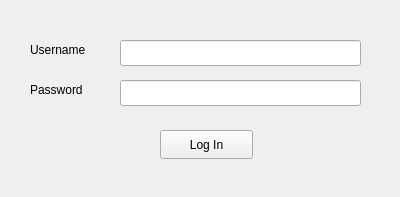
<?xml version="1.0" encoding="UTF-8"?>
<ui version="4.0">
 <class>LoginWindow</class>
 <widget class="QWidget" name="LoginWindow">
  <property name="geometry">
   <rect>
    <x>0</x>
    <y>0</y>
    <width>400</width>
    <height>197</height>
   </rect>
  </property>
  <property name="windowTitle">
   <string>LoginWindow</string>
  </property>
  <widget class="QLineEdit" name="lineEditUsername">
   <property name="geometry">
    <rect>
     <x>120</x>
     <y>40</y>
     <width>241</width>
     <height>26</height>
    </rect>
   </property>
  </widget>
  <widget class="QLineEdit" name="lineEditPassword">
   <property name="geometry">
    <rect>
     <x>120</x>
     <y>80</y>
     <width>241</width>
     <height>26</height>
    </rect>
   </property>
   <property name="echoMode">
    <enum>QLineEdit::Password</enum>
   </property>
  </widget>
  <widget class="QPushButton" name="pushButtonLogIn">
   <property name="geometry">
    <rect>
     <x>160</x>
     <y>130</y>
     <width>93</width>
     <height>29</height>
    </rect>
   </property>
   <property name="text">
    <string>Log In</string>
   </property>
  </widget>
  <widget class="QLabel" name="label">
   <property name="geometry">
    <rect>
     <x>30</x>
     <y>40</y>
     <width>71</width>
     <height>20</height>
    </rect>
   </property>
   <property name="text">
    <string>Username</string>
   </property>
  </widget>
  <widget class="QLabel" name="label_2">
   <property name="geometry">
    <rect>
     <x>30</x>
     <y>80</y>
     <width>71</width>
     <height>20</height>
    </rect>
   </property>
   <property name="text">
    <string>Password</string>
   </property>
  </widget>
 </widget>
 <resources/>
 <connections/>
</ui>
